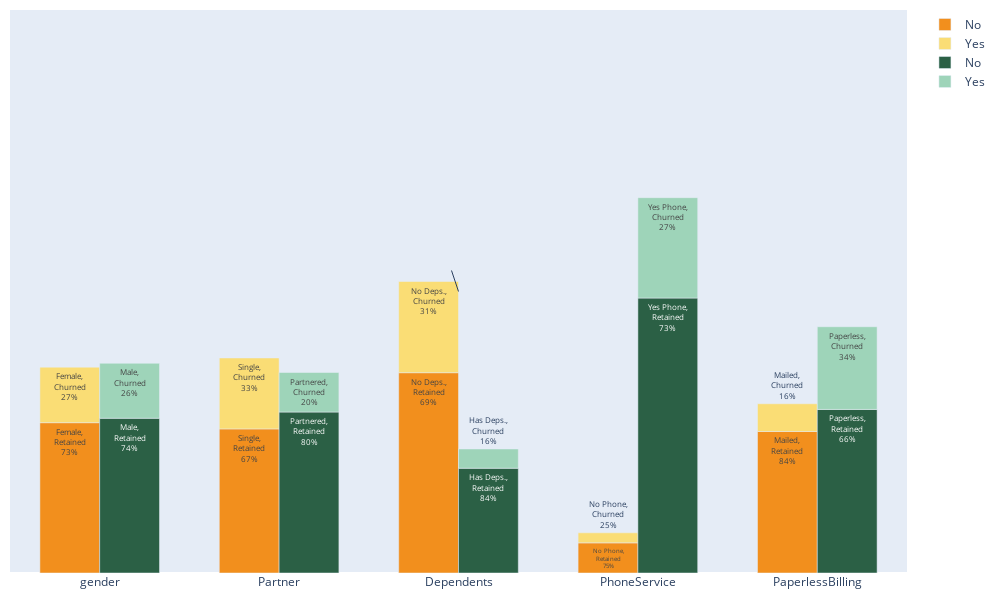

The notebook cell this image was saved under:
### Code cell
binary_vc = create_value_counts_df(
    original_df=df,
    column_names=boolean_columns,
    common_mapping={"No": 0, "Yes": 1},
    index_by_churn=False,
    gender={"Female": 0, "Male": 1},
)

colors = {
    0: {
        "No": "#F28F1D",
        "Yes": "#FADD75",
    },
    1: {
        "No": "#2B6045",
        "Yes": "#9ED4B9",
    },
}

generate_grouped_stacked_bar_charts(
    df_vc=binary_vc, index_by_churn=False, label_dict=feature_label, color_dict=colors
)

### Figure 1 — Plotly figure (JSON) as saved in the notebook; plotly's stock layout.template omitted (floating-point values rounded to 4 significant figures)
{"data": [{"hovertemplate": "%{y}<extra></extra>", "marker": {"color": "#F28F1D"}, "name": "No", "offset": -0.3333, "offsetgroup": "0", "text": ["Female,<br>Retained<br>73%", "Single,<br>Retained<br>67%", "No Deps.,<br>Retained<br>69%", "No Phone,<br>Retained<br>75%", "Mailed,<br>Retained<br>84%"], "textfont": {"size": 8}, "type": "bar", "width": 0.3333, "x": ["gender", "Partner", "Dependents", "PhoneService", "PaperlessBilling"], "y": [2544, 2439, 3390, 510, 2395], "yaxis": "y"}, {"hovertemplate": "%{y}<extra></extra>", "marker": {"color": "#FADD75"}, "name": "Yes", "offset": -0.3333, "offsetgroup": "0", "text": ["Female,<br>Churned<br>27%", "Single,<br>Churned<br>33%", "No Deps.,<br>Churned<br>31%", "No Phone,<br>Churned<br>25%", "Mailed,<br>Churned<br>16%"], "textfont": {"size": 8}, "type": "bar", "width": 0.3333, "x": ["gender", "Partner", "Dependents", "PhoneService", "PaperlessBilling"], "y": [939, 1200, 1543, 170, 469], "yaxis": "y"}, {"hovertemplate": "%{y}<extra></extra>", "marker": {"color": "#2B6045"}, "name": "No", "offset": 0, "offsetgroup": "1", "text": ["Male,<br>Retained<br>74%", "Partnered,<br>Retained<br>80%", "Has Deps.,<br>Retained<br>84%", "Yes Phone,<br>Retained<br>73%", "Paperless,<br>Retained<br>66%"], "textfont": {"size": 8}, "type": "bar", "width": 0.3333, "x": ["gender", "Partner", "Dependents", "PhoneService", "PaperlessBilling"], "y": [2619, 2724, 1773, 4653, 2768], "yaxis": "y2"}, {"hovertemplate": "%{y}<extra></extra>", "marker": {"color": "#9ED4B9"}, "name": "Yes", "offset": 0, "offsetgroup": "1", "text": ["Male,<br>Churned<br>26%", "Partnered,<br>Churned<br>20%", "Has Deps.,<br>Churned<br>16%", "Yes Phone,<br>Churned<br>27%", "Paperless,<br>Churned<br>34%"], "textfont": {"size": 8}, "type": "bar", "width": 0.3333, "x": ["gender", "Partner", "Dependents", "PhoneService", "PaperlessBilling"], "y": [930, 669, 326, 1699, 1400], "yaxis": "y2"}], "layout": {"annotations": [{}], "barmode": "relative", "font": {"size": 12}, "height": 600, "hovermode": "x", "margin": {"b": 10, "l": 10, "r": 10, "t": 10}, "width": 1000, "yaxis": {"range": [0, 9528], "showgrid": false, "showticklabels": false}, "yaxis2": {"anchor": "x", "matches": "y", "overlaying": "y", "visible": false}, "yaxis3": {"anchor": "x", "matches": "y", "overlaying": "y", "visible": false}, "yaxis4": {"anchor": "x", "matches": "y", "overlaying": "y", "visible": false}}}
